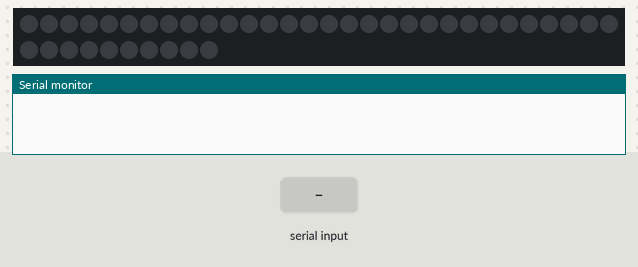
Bench run of a sketch on a simulated Arduino Uno, built with avr-gcc and run on an emulated ATmega328P. Parts: 40 RGB LEDs in strip order, left to right, continuing on the next row, the last lines printed to the serial monitor. Inputs (shaded band) come from the test bench. Dim RGB values are drawn brighter than linear.

Above: at 1.2 s.
1.3 s: "1\n" received over Serial
At 1.45 s:
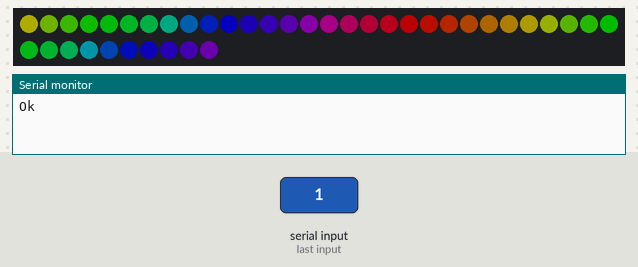
3.7 s: "5\n" received over Serial
At 5.62 s:
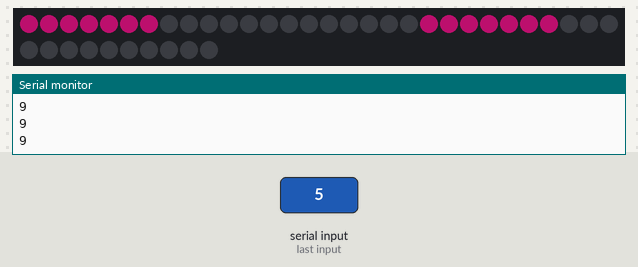
6.0 s: "2\n" received over Serial
At 8.92 s:
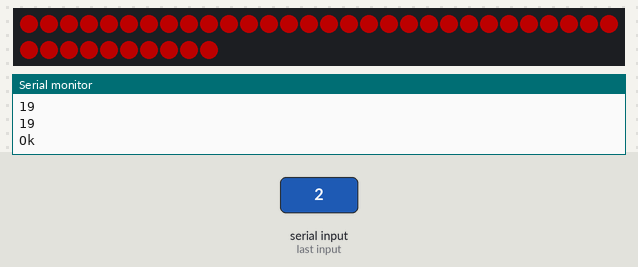
9.0 s: "3\n" received over Serial
At 9.24 s:
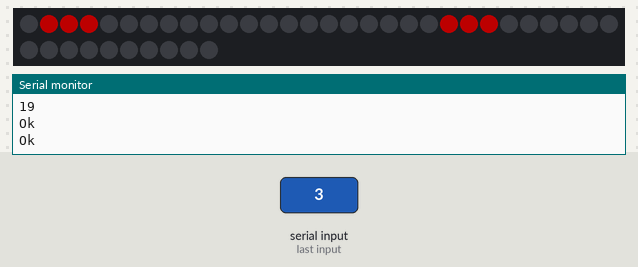
11.3 s: "4\n" received over Serial
At 11.87 s:
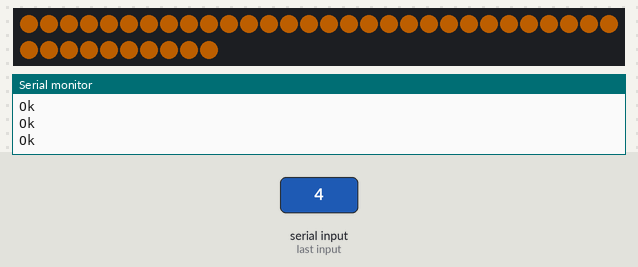
14.2 s: "1\n" received over Serial
At 14.49 s:
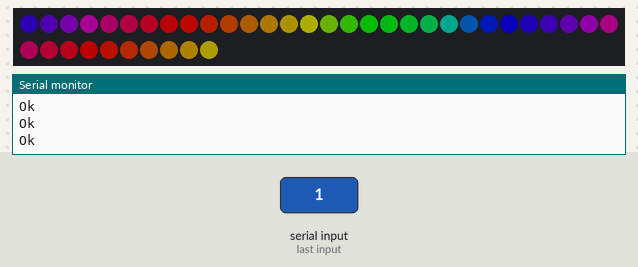

Measured:
- after the input at 1.3 s, the LEDs: change at once (image 1)
- after the input at 3.7 s, the LEDs: first change at once (image 2 shows a later state)
- after the input at 6.0 s, the LEDs: first change at once (image 3 shows a later state)
- after the input at 9.0 s, the LEDs: change after 0.10 s (image 4)
- after the input at 11.3 s, the LEDs: change at once (image 5)
- after the input at 14.2 s, the LEDs: change after 0.14 s (image 6)

The sketch:

RIOduinoLEDs.ino
```cpp
#include <FastLED.h>

#define LED_PIN     7
#define NUM_LEDS    40

CRGB leds[NUM_LEDS];

byte ledmode = -1;
unsigned long ledmodeStart = 0;

uint8_t gHue = 0;

void setup() {
  FastLED.addLeds<WS2812B, LED_PIN, GRB>(leds, NUM_LEDS);

  // initialize serial:
  Serial.begin(9600);
}

void loop() {
  FastLED.setBrightness(255 * .3);
//  if(ledmode == 1 || ledmode == 6) {
//    FastLED.setBrightness(255 / 2);
//  }else {
//    FastLED.setBrightness(255);
//  }

  unsigned long currentMillis = millis();
  switch(ledmode) {
    case 0:
      // clear
      fill_solid(leds, NUM_LEDS, CRGB(0, 0, 0));
      break;
    case 1:
      // disabled
      fill_rainbow( leds, NUM_LEDS, gHue, 10);
      break;
    case 2:
      // emergency
      if(currentMillis % 500 > 250) {
        fill_solid(leds, NUM_LEDS, CRGB(255, 0, 0));
      }else {
        fill_solid(leds, NUM_LEDS, CRGB(0, 0, 0));
      }
      break;
    case 3: {
      // vision
      int s = 1500;
      int i = ((currentMillis % s) / (s / 2.0)) * NUM_LEDS / 2;
      if(i > NUM_LEDS / 2) {
        i = NUM_LEDS / 2 - (i - NUM_LEDS / 2);
      }
      for (int k=0; k<NUM_LEDS / 2; k++) {
        if(k == i || k == i - 1 || k == i + 1) {
          leds[k].r = 255;
          leds[k].g = 0;
          leds[k].b = 0;
        }else{
          leds[k].r = 0;
          leds[k].g = 0;
          leds[k].b = 0;
        }
      }

      for (int k=NUM_LEDS / 2; k<NUM_LEDS; k++) {
        if(k - NUM_LEDS / 2 == i || k - NUM_LEDS / 2 == i - 1 || k - NUM_LEDS / 2 == i + 1) {
          leds[k].r = 255;
          leds[k].g = 0;
          leds[k].b = 0;
        }else{
          leds[k].r = 0;
          leds[k].g = 0;
          leds[k].b = 0;
        }
      }
      break;
    }
    case 4: {
      // emergency
      if(currentMillis % 500 > 250) {
        fill_solid(leds, NUM_LEDS, CRGB(255, 127, 0));
      }else {
        fill_solid(leds, NUM_LEDS, CRGB(0, 0, 0));
      }
      break;
    }
    case 5: {
      // has stuff
      CRGB color = CRGB(255, 20, 147);
      int s = 1500;
      if(currentMillis - ledmodeStart < s) {
        int i = (((currentMillis - ledmodeStart) % s) / (s / 2.0)) * NUM_LEDS / 2;
        if(i > NUM_LEDS / 2) {
          i = NUM_LEDS / 2 - (i - NUM_LEDS / 2);
        }
        for (int k=0; k<NUM_LEDS / 2; k++) {
          if(k == i || k == i - 1 || k == i + 1) {
            leds[k] = color;
          }else{
            leds[k].r = 0;
            leds[k].g = 0;
            leds[k].b = 0;
          }
        }

        for (int k=NUM_LEDS / 2; k<NUM_LEDS; k++) {
          if(k - NUM_LEDS / 2 == i || k - NUM_LEDS / 2 == i - 1 || k - NUM_LEDS / 2 == i + 1) {
            leds[k] = color;
          }else{
            leds[k].r = 0;
            leds[k].g = 0;
            leds[k].b = 0;
          }
        }
      }else if(currentMillis - ledmodeStart < s * 1.5){
        double fillTime = s / 2.0;
        int ledcount = (currentMillis - ledmodeStart - s) / fillTime * (NUM_LEDS / 2.0);
        Serial.println(ledcount);
        for (int k=0; k<NUM_LEDS / 2; k++) {
          if(k < ledcount) {
            leds[k] = color;
          }else{
            leds[k].r = 0;
            leds[k].g = 0;
            leds[k].b = 0;
          }
        }

        for (int k=NUM_LEDS / 2; k<NUM_LEDS; k++) {
          if(k - NUM_LEDS / 2  < ledcount) {
            leds[k] = color;
          }else{
            leds[k].r = 0;
            leds[k].g = 0;
            leds[k].b = 0;
          }
        }
      }else{
          fill_solid(leds, NUM_LEDS, color);
      }
      break;
    }
    case 6: {
      // teleop
      for (int k=0; k<NUM_LEDS / 2; k++) {
        leds[k] =  CRGB(255, 255, 255);
      }

      for (int k=NUM_LEDS / 2; k<NUM_LEDS; k++) {
        leds[k] = CRGB(255, 0, 0);
      }
    }
  }
  FastLED.show();

  EVERY_N_MILLISECONDS( 20 ) { gHue++; } // slowly cycle the "base color" through the rainbow
}

String serialBuffer = "";

void serialEvent() {
  while (Serial.available()) {
    char readChar = Serial.read();
    serialBuffer += readChar;
    if(readChar == '\n') {
      ledmode = serialBuffer.toInt();
      ledmodeStart = millis();
      serialBuffer = "";
      Serial.println("Ok");
    }
  }
}
```
